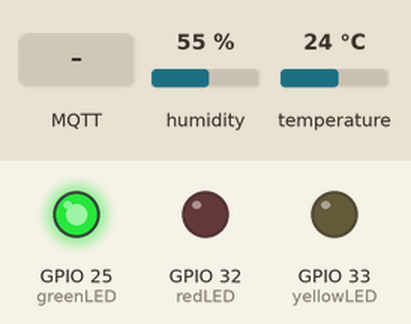
This sketch was run on a simulated ESP32. On the bench: output pins drawn as LEDs (lit = HIGH). Inputs (shaded band) come from the test bench; at power-on: temperature 24 °C, humidity 55 %. WiFi joins after 1.5 s; servers stay silent unless stated; no MQTT or app messages arrive unless stated; what the sketch prints to the serial monitor is not drawn.

Above: at 2.7 s.
2.8 s: MQTT message "90" arrives on the third subscribed topic
At 3.2 s:
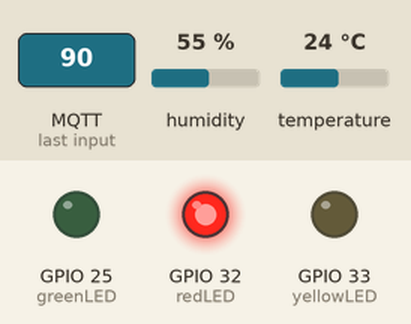
4.4 s: MQTT message "0" arrives on the third subscribed topic
At 5.6 s:
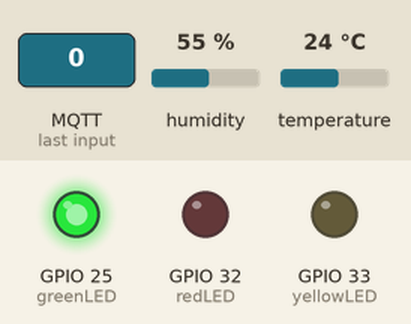
6.0 s: temperature set to 26.7 °C
7.5 s: temperature set to 27.7 °C
At 8.5 s:
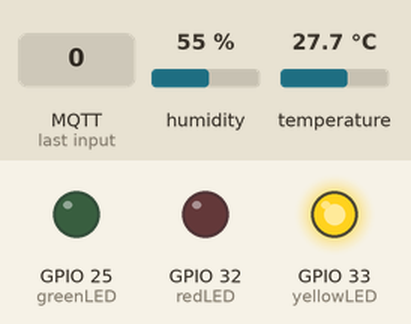
9.1 s: temperature set to 12 °C
At 9.7 s:
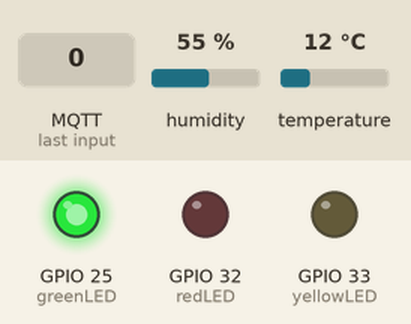
Timing chart, 0 to 11.7 s (numbered marks = the images above; inputs shaded):
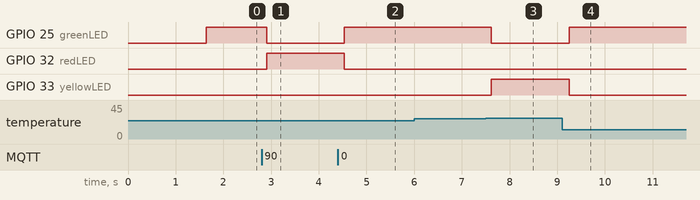

Measured:
- the behaviour switches between 27 and 27.1 °C on temperature (found by bisection; images 2 and 3)
- after the input at 2.8 s, GPIO 25 (greenLED): HIGH → LOW after 0.11 s; GPIO 32 (redLED): LOW → HIGH after 0.11 s
- after the input at 4.4 s, GPIO 25 (greenLED): LOW → HIGH after 0.14 s; GPIO 32 (redLED): HIGH → LOW after 0.14 s
- after the input at 6.0 s, every drawn part: stays the same
- after the input at 7.5 s, GPIO 25 (greenLED): HIGH → LOW after 0.12 s; GPIO 33 (yellowLED): LOW → HIGH after 0.12 s
- after the input at 9.1 s, GPIO 25 (greenLED): LOW → HIGH after 0.15 s; GPIO 33 (yellowLED): HIGH → LOW after 0.15 s

The sketch:

team2_glasbox_Code.ino
```cpp
#include <WiFi.h>
#include <Adafruit_AHTX0.h>
#include <PubSubClient.h>

//konstanten für pins
const int yellowLED = 33;
const int greenLED = 25;
const int redLED = 32;

const char* device_id = "DEFINE_DEVICE_ID_HERE";
const char* ssid = "GuestWLANPortal";
const char* mqtt_server = "noseryoung.ddns.net";

const char* topicTemp = "zuerich/glasbox/temperature/celsius";
const char* topicHum = "zuerich/glasbox/temperature/humidity";
const char* topicMax = "zuerich/glasbox/temperature/max";
const char* topicMin = "zuerich/glasbox/temperature/min";

float Maxtemp = 27;
float Mintemp = 21;

WiFiClient espClient;
PubSubClient client(espClient);
Adafruit_AHTX0 aht;

void setup() {
  Serial.begin(115200);
  setup_aht();
  setup_wifi();
  client.setServer(mqtt_server, 1983);
  client.setCallback(callback);

  pinMode(yellowLED, OUTPUT);
  pinMode(greenLED, OUTPUT);
  pinMode(redLED, OUTPUT);
}

void setup_aht() {
  Serial.print("Searching AHT10 / AHT20...");
  while(!aht.begin()) {
    delay(500);
    Serial.print(".");
 }
 Serial.println("done!");
}
//wifi Verbindung herstellen
void setup_wifi() {
  Serial.print("Connecting to ");
  Serial.print(ssid);
  WiFi.begin(ssid);
  while(WiFi.status() != WL_CONNECTED) {
    delay(500);
    Serial.print(".");
  }
 Serial.println("done!");
}

//Daten aus Node-RED empfangen
void callback(char* topic, byte* payload, unsigned int length) {

  if(strcmp(topic, topicMax) == 0) {
    char message[length + 1];
    memcpy(message, payload, length);
    message[length] = '\0';
    Serial.print("Received Message: ");
    Serial.println(message);
    Maxtemp = atof(message);

  }else if(strcmp(topic, topicMin) == 0) {
    char message[length + 1];
    memcpy(message, payload, length);
    message[length] = '\0';
    Serial.print("Received Message: ");
    Serial.println(message);
    Mintemp = atof(message);

  }
}

//Wiederherstellung der MQTT verbindung
void reconnect() {
  Serial.print("Attempting MQTT connection...");
  while(!client.connected()) {
    if(client.connect(device_id)) {
      Serial.println("done!");
      client.subscribe(topicTemp);
      client.subscribe(topicHum);
      client.subscribe(topicMin);
      client.subscribe(topicMax);
    } else {
      delay(500);
      Serial.print(".");
    }
  }
}

void loop() {
  if(!client.connected()) {
    reconnect();
  }

  sensors_event_t humidity, temp;
  aht.getEvent(&humidity, &temp);
  char tempBuffer[10];
  char humBuffer[10];
  float MaxMinDif = Maxtemp - Mintemp;

 /* print für Ausgabe Daten auf Serial Monitor
  Serial.println(temp.temperature);
  Serial.println(humidity.relative_humidity);
  Serial.println(Maxtemp);
  Serial.println(Mintemp);
  Serial.print("Max Min difference: ");
  Serial.println(MaxMinDif);
*/
  sprintf(tempBuffer, "%f", temp.temperature);
  sprintf(humBuffer, "%f", humidity.relative_humidity);

  //Temperatur und Luftfeuchtigkeit unter dem richtigen Topic veröffentlichen
  client.publish(topicTemp, tempBuffer);
  client.publish(topicHum, humBuffer);

  if(temp.temperature >= Mintemp && temp.temperature <= Maxtemp) {
    digitalWrite(yellowLED, LOW);
    digitalWrite(redLED, LOW);
    digitalWrite(greenLED, HIGH);
  } else if (temp.temperature <= (Mintemp - MaxMinDif) || (temp.temperature >= (Maxtemp + MaxMinDif))) {
    digitalWrite(yellowLED, LOW);
    digitalWrite(greenLED, LOW);
    digitalWrite(redLED, HIGH);
  } else {
    digitalWrite(greenLED, LOW);
    digitalWrite(redLED, LOW);
    digitalWrite(yellowLED, HIGH);
  }

  delay(100);
  client.loop();
}
```
